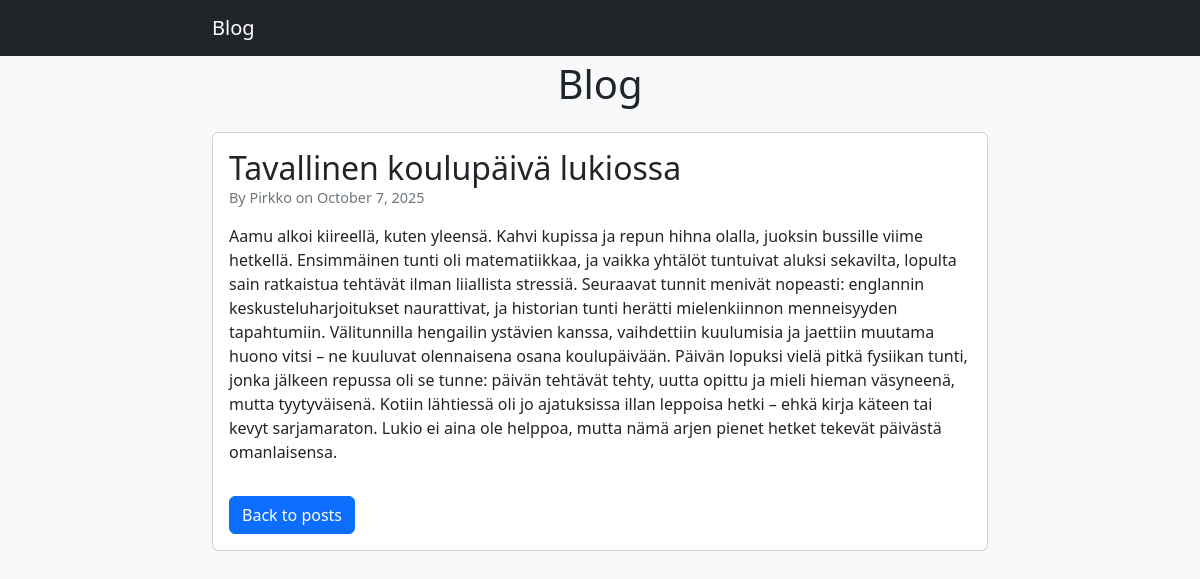
The app's page /post/2/ with its own data.
### blog/models.py (models this page shows, shortened)
class Post(models.Model):
    title = models.CharField(max_length=200)
    author = models.ForeignKey(User, on_delete=models.CASCADE)
    content = models.TextField()
    created_at = models.DateTimeField(auto_now_add=True)

### blog/views.py (the view)
# urls.py: path('post/<int:pk>/', views.post_detail, name='post_detail'),
def post_detail(request, pk):
    post = get_object_or_404(Post, pk=pk)
    return render(request, 'blog/post_detail.html', {'post': post})

### blog/templates/blog/post_detail.html (shortened to what this page needs)
{% extends 'blog/base.html' %}
{% block content %}
    <div class="card">
        <div class="card-body">
            <h2 class="post-title">{{ post.title }}</h2>
            <p class="post-meta">By {{ post.author }} on {{ post.created_at|date:"F j, Y" }}</p>
            <p>{{ post.content }}</p>
            <a href="/" class="btn btn-primary mt-3">Back to posts</a>
        </div>
    </div>
{% endblock %}

### blog/templates/blog/base.html (style rules this page uses)
body { padding-top: 60px; background-color: #f8f9fa; }
.post-title { margin-bottom: 0; }
.post-meta { color: #6c757d; font-size: 0.9rem; margin-bottom: 15px; }

### records on screen
Post: title "Tavallinen koulupäivä lukiossa", author "Pirkko", created_at "October 7, 2025", content "Aamu alkoi kiireellä, kuten yleensä. Kahvi kupissa ja repun hihna olalla, juoksin bussille viime hetkellä. Ensimmäinen tunti oli matematiikkaa, ja vaikka yhtälöt tuntuivat aluksi sekavilta, lopulta sain ratkaistua tehtävät ilman liiallista stressiä. Seuraavat tunnit menivät nopeasti: englannin keskusteluharjoitukset naurattivat, ja historian tunti herätti mielenkiinnon menneisyyden tapahtumiin. Välitunnilla hengailin ystävien kanssa, vaihdettiin kuulumisia ja jaettiin muutama huono vitsi – ne kuuluvat olennaisena osana koulupäivään. Päivän lopuksi vielä pitkä fysiikan tunti, jonka jälkeen repussa oli se tunne: päivän tehtävät tehty, uutta opittu ja mieli hieman väsyneenä, mutta…"
